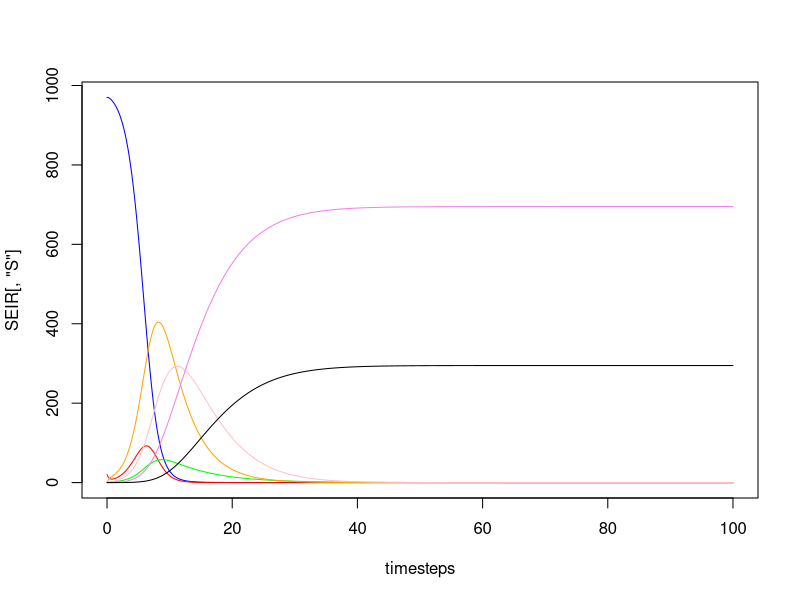

This chart was generated by the following R code:
##Discrete time model
##covid testing



#matrix setup
#rows=time
#columns=variables(disease compartments)

tstart=0
tend=100
timestep_reduction = 20 #looking at half days
timesteps = seq(tstart, tend, 1/timestep_reduction)

variables = 14 
SEIR = array(dim = c(length(timesteps),variables))
colnames(SEIR) = c("S", "E", "I_a", "I_aa","I_p", "I_ap", "I_m", "I_am", "I_c", "I_ac", "R", "R_a", "D", "D_a")


#initial population sizes
S0 = 970
E0 = 20
I_a0 = 0
I_p0 = 0
I_m0 =  0
I_c0 =  0
R0 = 0
D0 = 0

#ascertained compartments initial population sizes
I_aa0 = 0
I_ap0 = 0
I_am0 = 0
I_ac0 = 0
R_a0 = 0
D_a0 = 0

SEIR[1,] = c(S0, E0, I_a0, I_aa0, I_p0, I_ap0, I_m0, I_am0, I_c0, I_ac0, R0, R_a0, D0, D_a0 )


#####parameter values#####
# sigma = progression rates between infectious compartments 
#gamma = recovery rates
#psi = ascertainments rates
#mu = death rates

# time in I_P ~ 2 days
# time in I_M ~ 7 days
# time in I_C ~ 7 days
# 15% of E goes to I_A
# 10% of I_M goes to critical



#lambda =  #1 this is a function of time so appears in loop
beta = 1 / timestep_reduction
alpha = .1  #2,7 exposed to asymptomatic
m = 0.1     #2,7

sigma_p = 1/4 * (1/timestep_reduction)   #3 presymptomatic to mild
sigma_m = 1/8 * (1/timestep_reduction)   #4 mild to critical symptoms = 10% of I_M
gamma_m = 1/9 * (1/timestep_reduction)   #5 mild to recovery 
gamma_c = 1/10 * (1/timestep_reduction)   #6 critical to recovery
gamma_a = 1/7 * (1/timestep_reduction)   #8 asymptomatic to recovered   ##psi_a + gamma_a = 1
mu_c = 1/6    * (1/timestep_reduction)  #20 critical to death

#####ascertained parameters
r = 0
gamma_til_a = 0#9
gamma_til_m = 0#10
sigma_til_p = 0#11
sigma_til_m = 0#12
gamma_til_c = 0#13
mu_til_c = 0#14
psi_p = 0#15
psi_m = 0#16
psi_c = 0 #17
#18
psi_a = 0#19   ##psi_a + gamma_a = 1


for(t_index in seq(2,nrow(SEIR))){
  N = sum(SEIR[t_index-1,])
  S = SEIR[t_index - 1, "S"]
  E = SEIR[t_index - 1, "E"]
  I_a = SEIR[t_index - 1, "I_a"]
  I_aa = SEIR[t_index - 1, "I_aa"]
  I_p = SEIR[t_index - 1, "I_p"]
  I_ap = SEIR[t_index - 1, "I_ap"]
  I_m = SEIR[t_index - 1, "I_m"]
  I_am = SEIR[t_index - 1, "I_am"]
  I_c = SEIR[t_index - 1, "I_c"]
  I_ac = SEIR[t_index - 1, "I_ac"]
  R = SEIR[t_index - 1, "R"]
  R_a = SEIR[t_index - 1, "R_a"]
  D = SEIR[t_index - 1, "D"]
  D_a = SEIR[t_index - 1, "D_a"]
  
  #lambda is a fucntion of time
  lambda = beta*(((I_a + I_p + I_m + I_c)+r*(I_aa + I_ap + I_am + I_ac))/N)
  
  #time=t+1
  SEIR[t_index, "S"] = S - lambda*S
  SEIR[t_index, "E"] = E + lambda*S - m*E
  SEIR[t_index, "I_a"] = I_a + (alpha*m)*E - (psi_a + gamma_a)*I_a
  SEIR[t_index, "I_aa"] = I_aa + psi_a*I_a - gamma_til_a*I_aa
  SEIR[t_index, "I_p"] = I_p + ((1-alpha)*m)*E - (sigma_p + psi_p)*I_p
  SEIR[t_index, "I_ap"] = I_ap + psi_p*I_p - sigma_til_p*I_ap
  SEIR[t_index, "I_m"] = I_m + sigma_p*I_p - (sigma_m + psi_m + gamma_m)*I_m
  SEIR[t_index, "I_am"] = I_am + sigma_til_p*I_ap + psi_m*I_m - (sigma_til_m + gamma_til_m)*I_am
  SEIR[t_index, "I_c"] = I_c + sigma_m*I_m - (gamma_c + psi_c + mu_c)*I_c
  SEIR[t_index, "I_ac"] = I_ac + psi_c*I_c + sigma_til_m*I_am - (gamma_til_c + mu_til_c)*I_ac
  SEIR[t_index, "R"] = R + gamma_a*I_a + gamma_m*I_m + gamma_c*I_c
  SEIR[t_index, "R_a"] = R_a + gamma_til_a * I_aa + gamma_til_m*I_am + gamma_til_c*I_ac
  SEIR[t_index, "D"] = D + mu_c*I_c
  SEIR[t_index, "D_a"] = D_a + mu_til_c*I_ac

}


plot(timesteps, SEIR[, "S"], type = 'l', col = 'blue', ylim = c(min(SEIR), max(SEIR)))
lines(timesteps, SEIR[, "E"], col = 'red')
lines(timesteps, SEIR[, "I_a"], col = 'green')
lines(timesteps, SEIR[, "I_p"], col = 'orange')
lines(timesteps, SEIR[, "I_m"], col = 'pink' )
lines(timesteps, SEIR[, "R"], col = 'violet')
lines(timesteps, SEIR[, "D"])

